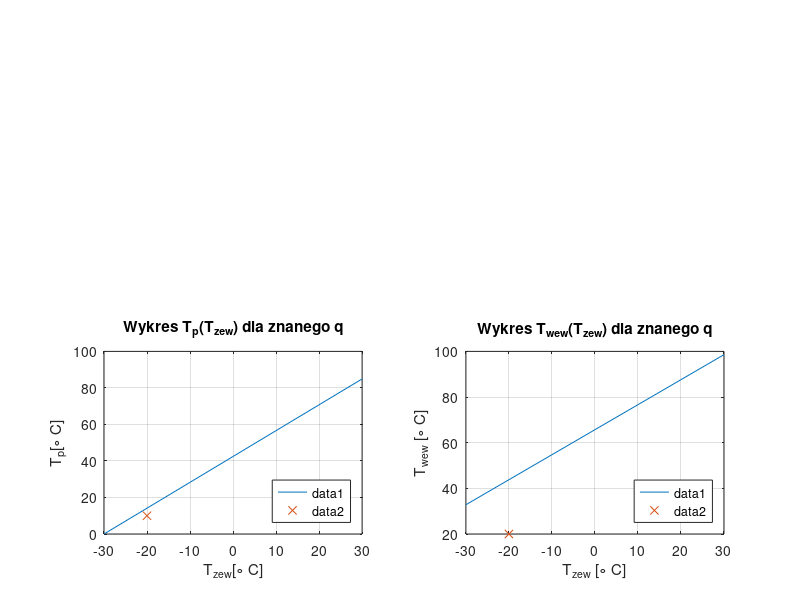

Source code (MATLAB):
%Aleksander Lyskawa
%275462
%gr. 6 pt. 13:15
%13.10.2023
%cwiczenie 2

clear all 
close all 

TzewN = -20;
TwewN = 20;
TpN = 10;
qN = 5000;

a = 0.3;

Kcw=qN/(TwewN - TzewN + a * (TwewN - TpN));
Kcwp=a * Kcw;
Kcp=Kcwp * (TwewN - TpN)/(TpN - TzewN);


q = 4000:200:6000;
Tp = (q + Kcw*TzewN + (Kcp*TzewN)*((a+1)/a))/(5*a+Kcw);
Tw = (q/Kcw*(a+1)) + TzewN/(a+1) + a/(a+1) * Tp

figure
grid on
hold on
plot(TzewN, TwewN, 'ro', 'MarkerSize', 10);
title('Wykres statycznej char. T_{wew}(q) dla znanej T_{zew}')
xlabel('q[W]')
ylabel('T_{wew} [\circ C]')
legend('Location', 'SouthEast');

for i=1:length(q)

    Tw = (q(i)/Kcw*(a+1)) + TzewN/(a+1) + a/(a+1) * Tp
  
   

   
    plot(q,Tp,qN,TpN, 'x')
    grid on;
    title('Wykres statycznej char. T_{p}(q) dla znanej T_{zew}')
    xlabel('q[W]')
    ylabel('T_{p} [\circ C]')
    legend('Location', 'SouthEast');

end

Tz = -30:10:30;
Tp = (qN + Kcw*Tz + (Kcp*Tz)*((a+1)/a))/(5*a+Kcw);
Tw = (qN/Kcw*(a+1)) + Tz/(a+1) + a/(a+1) * (qN + Kcw*Tz + (Kcp*Tz)*((a+1)/a))/(5*a+Kcw) 

for i=1:length(Tz)
subplot(2,2,4)   
plot(Tz,Tw,TzewN,TwewN, 'x')
grid on;
title('Wykres T_{wew}(T_{zew}) dla znanego q')
xlabel('T_{zew} [\circ C]')
ylabel('T_{wew} [\circ C]')
legend('Location', 'SouthEast');


subplot(2,2,3)
plot(Tz,Tp,TzewN,TpN, 'x')
grid on;
title('Wykres T_{p}(T_{zew}) dla znanego q')
xlabel('T_{zew}[\circ C]')
ylabel('T_{p}[\circ C]')
legend('Location', 'SouthEast');

end





